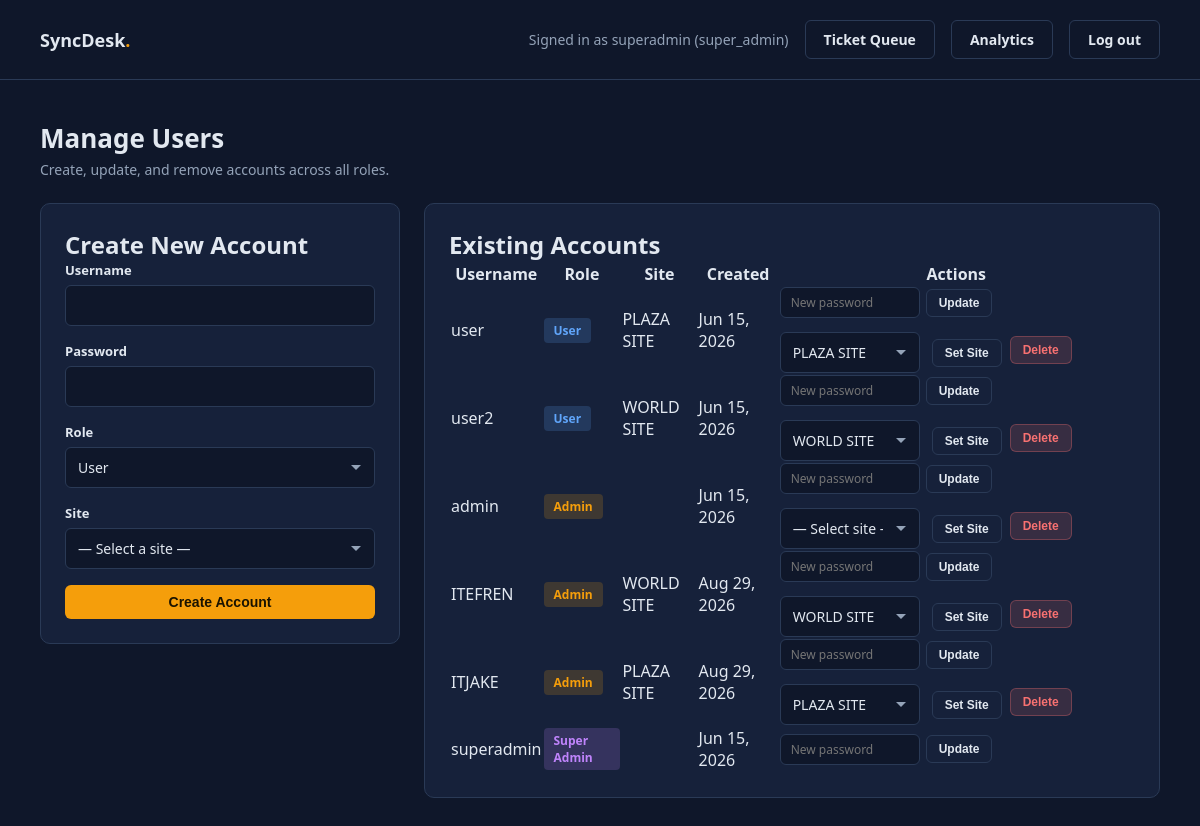
The app's page /manage_users.php (signed in) with its own data.
### tables this page shows
CREATE TABLE `users` (
  `id` int(11) NOT NULL,
  `username` varchar(50) NOT NULL,
  `password` varchar(255) NOT NULL,
  `role` enum('user','admin','super_admin') NOT NULL DEFAULT 'user',
  `site` varchar(15) NOT NULL,
  `created_at` timestamp NOT NULL DEFAULT current_timestamp()
);

### site_config.php (called while the page is built, shortened)
<?php
$SITE_CAMPAIGNS = [
    'TRIUMPH SITE' => [
        'BPI AIA',
    ],
    'PLAZA SITE' => [
        'AC Mobility',
        'BDO',
        'CBC',
        'GAOC',
        'Medicard',
    ],
    'MORATO SITE' => [
        'BDO CCC',
        'CBC CCC',
    ],
    'WORLD SITE' => [
        'AIA',
        'BPI',
        'Metrobank',
    ],
];
$SITE_OPTIONS = array_keys($SITE_CAMPAIGNS);

### manage_users.php (the view, shortened to what this page needs)
<?php
require 'site_config.php';
$currentRole = $_SESSION['role'];
$isSuperAdmin = $currentRole === 'super_admin';
$manageableRoles = $isSuperAdmin ? ['user', 'admin', 'super_admin'] : ['user'];
$conn = getDBConnection();
if ($isSuperAdmin) {
    $usersResult = $conn->query("SELECT id, username, role, site, created_at FROM users ORDER BY role, username");
} else {
    $usersResult = $conn->query("SELECT id, username, role, site, created_at FROM users WHERE role = 'user' ORDER BY username");
}
function roleBadge($role) {
    $map = [
        'user' => 'badge-user',
        'admin' => 'badge-admin',
        'super_admin' => 'badge-super',
    ];
    $labels = [
        'user' => 'User',
        'admin' => 'Admin',
        'super_admin' => 'Super Admin',
    ];
    $class = $map[$role] ?? 'badge-user';
    return '<span class="badge ' . $class . '">' . htmlspecialchars($labels[$role] ?? $role) . '</span>';
}
?>
<!DOCTYPE html>
<html lang="en">
<head>
    <link rel="stylesheet" href="assets/css/base.css">
    <link rel="stylesheet" href="responsive.css">
</head>
<body>
    <header>
        <a href="index.php" class="logo">SyncDesk<span>.</span></a>
        <nav>
            <span>Signed in as <?php echo htmlspecialchars($_SESSION['username']); ?> (<?php echo htmlspecialchars($_SESSION['role']); ?>)</span>
            <a href="admin_dashboard.php" class="btn btn-ghost">Ticket Queue</a>
            <?php if ($isSuperAdmin): ?>
                <a href="super_admin_dashboard.php" class="btn btn-ghost">Analytics</a>
            <?php endif; ?>
            <a href="logout.php" class="btn btn-ghost">Log out</a>
        </nav>
    </header>
    <main>
        <div class="page-head">
            <h1>Manage Users</h1>
            <p>
                <?php if ($isSuperAdmin): ?>
                    Create, update, and remove accounts across all roles.
                <?php else: ?>
                    Create, update, and remove standard user accounts.
                <?php endif; ?>
            </p>
        </div>
        <div class="grid-2">
            <div class="card">
                <h2>Create New Account</h2>
                <form method="POST" action="">
                    <div class="form-group">
                        <label for="username">Username</label>
                        <input type="text" id="username" name="username" required>
                    </div>
                    <div class="form-group">
                        <label for="password">Password</label>
                        <input type="password" id="password" name="password" required minlength="6">
                    </div>
                    <div class="form-group">
                        <label for="role">Role</label>
                        <select id="role" name="role" required>
                            <?php foreach ($manageableRoles as $r): ?>
                                <option value="<?php echo $r; ?>">
                                    <?php
                                        $labels = ['user' => 'User', 'admin' => 'Admin', 'super_admin' => 'Super Admin'];
                                        echo $labels[$r];
                                    ?>
                                </option>
                            <?php endforeach; ?>
                        </select>
                    </div>
                    <div class="form-group">
                        <label for="site">Site</label>
                        <select id="site" name="site">
                            <option value="">— Select a site —</option>
                        </select>
                    </div>
                    <button type="submit" class="btn btn-primary" style="width: 100%;">Create Account</button>
                </form>
            </div>
            <div class="card">
                <h2>Existing Accounts</h2>
                <?php if ($usersResult->num_rows === 0): ?>
                    <div class="empty">No accounts found.</div>
                <?php else: ?>
                    <table>
                        <thead>
                            <tr>
                                <th>Username</th>
                                <th>Role</th>
                                <th>Site</th>
                                <th>Created</th>
                                <th>Actions</th>
                            </tr>
                        </thead>
                        <tbody>
                            <?php while ($u = $usersResult->fetch_assoc()): ?>
                            <tr>
                                <td><?php echo htmlspecialchars($u['username']); ?></td>
                                <td><?php echo roleBadge($u['role']); ?></td>
                                <td><?php echo htmlspecialchars($u['site'] ?? '—'); ?></td>
                                <td><?php echo htmlspecialchars(date('M d, Y', strtotime($u['created_at']))); ?></td>
                                <td>
                                    <div class="row-actions">
                                        <form method="POST" action="">
                                            <input type="password" name="new_password" placeholder="New password" minlength="6" required>
                                            <button type="submit" class="btn btn-ghost btn-sm">Update</button>
                                        </form>
                                        <?php if ($isSuperAdmin && ($u['role'] ?? 'user') !== 'super_admin'): ?>
                                        <form method="POST" action="" style="margin-top: 6px;">
                                            <select name="site" style="width: 140px; margin-right: 6px;">
                                                <option value="">— Select site —</option>
                                                <?php foreach ($SITE_OPTIONS as $siteOption): ?>
                                                    <option value="<?php echo htmlspecialchars($siteOption); ?>" <?php echo (($u['site'] ?? '') === $siteOption) ? 'selected' : ''; ?>>
                                                        <?php echo htmlspecialchars($siteOption); ?>
                                                    </option>
                                                <?php endforeach; ?>
                                            </select>
                                            <button type="submit" class="btn btn-ghost btn-sm">Set Site</button>
                                        </form>
                                        <?php endif; ?>
                                        <?php if ((int)$u['id'] !== (int)$_SESSION['user_id']): ?>
                                        <form method="POST" action="" onsubmit="return confirm('Delete user &quot;<?php echo htmlspecialchars($u['username'], ENT_QUOTES); ?>&quot;? This cannot be undone.');">
                                            <button type="submit" class="btn btn-danger btn-sm">Delete</button>
                                        </form>
                                        <?php endif; ?>
                                    </div>
                                </td>
                            </tr>
                            <?php endwhile; ?>
                        </tbody>
                    </table>
                <?php endif; ?>
            </div>
        </div>
    </main>
</body>
</html>

### assets/css/base.css (style rules this page uses)
:root { --bg: #0F172A; --bg-soft: #16213A; --accent: #F59E0B; --accent-soft: #FCD34D; --text: #E2E8F0; --text-dim: #94A3B8; --line: #2A3A56; --danger: #F87171; --success: #4ADE80; --blue: #60A5FA; --purple: #C084FC; }
* { margin: 0; padding: 0; box-sizing: border-box; }
body { font-family: 'Segoe UI', system-ui, Arial, sans-serif; background: var(--bg); color: var(--text); }
a { text-decoration: none; color: inherit; }
header { display: flex; align-items: center; justify-content: space-between; padding: 20px 40px; border-bottom: 1px solid var(--line); flex-wrap: wrap; gap: 12px; }
.logo { font-size: 18px; font-weight: 800; }
.logo span { color: var(--accent); }
nav { display: flex; align-items: center; gap: 16px; font-size: 14px; color: var(--text-dim); flex-wrap: wrap; }
.btn { display: inline-block; padding: 9px 18px; border-radius: 6px; font-size: 14px; font-weight: 600; transition: background .2s, transform .15s; border: none; cursor: pointer; }
.btn-primary { background: var(--accent); color: #1A1300; }
.btn-ghost { border: 1px solid var(--line); color: var(--text); background: transparent; }
.btn-danger { background: rgba(248, 113, 113, 0.15); color: var(--danger); border: 1px solid rgba(248, 113, 113, 0.3); }
.btn-sm { padding: 6px 12px; font-size: 12px; }
.card { background: var(--bg-soft); border: 1px solid var(--line); border-radius: 10px; padding: 24px; }
.form-group { margin-bottom: 16px; }
label { display: block; margin-bottom: 6px; font-size: 13px; font-weight: 600; }
input[type="text"], input[type="password"], input[type="datetime-local"], textarea, select { width: 100%; padding: 10px 12px; border: 1px solid var(--line); border-radius: 6px; font-size: 14px; background: var(--bg); color: var(--text); outline: none; font-family: inherit; transition: border-color .2s; }
select { appearance: none; background-repeat: no-repeat; background-position: right 12px center; padding-right: 36px; }
.badge { display: inline-block; padding: 4px 10px; border-radius: 4px; font-size: 12px; font-weight: 700; }
.badge-user { background: rgba(96, 165, 250, 0.18); color: var(--blue); }
.badge-admin { background: rgba(245, 158, 11, 0.18); color: var(--accent); }
.badge-super { background: rgba(192, 132, 252, 0.18); color: var(--purple); }
.page-head h1 { font-size: 26px; margin-bottom: 4px; }
.page-head p { color: var(--text-dim); font-size: 14px; margin-bottom: 24px; }

### responsive.css (style rules this page uses)
html, body { min-width: 0; }
body { overflow-x: hidden; }
header { min-width: 0; }
header nav { min-width: 0; }
main { width: 100%; max-width: 1200px; }
input, select, textarea, button { max-width: 100%; }
.grid-2, .detail-grid { min-width: 0; }
.card, .stat-card, .login-box, form { min-width: 0; }

### manage_users.php (style rules this page uses)
main { max-width: 1100px; margin: 0 auto; padding: 40px; }
.grid-2 { display: grid; grid-template-columns: 360px 1fr; gap: 24px; align-items: start; }
.row-actions { display: flex; gap: 8px; align-items: center; flex-wrap: wrap; }
.row-actions form { display: flex; gap: 6px; align-items: center; }
.row-actions input[type="password"] { width: 140px; padding: 6px 10px; font-size: 12px; }

### records on screen
users: username "user", role "User", site "PLAZA SITE", created_at "Jun 15, 2026"
users: username "user2", role "User", site "WORLD SITE", created_at "Jun 15, 2026"
users: username "admin", role "Admin", created_at "Jun 15, 2026"
users: username "ITEFREN", role "Admin", site "WORLD SITE", created_at "Aug 29, 2026"
users: username "ITJAKE", role "Admin", site "PLAZA SITE", created_at "Aug 29, 2026"
users: username "superadmin", role "Super Admin", created_at "Jun 15, 2026"

### other values on screen
$_SESSION['username'] "superadmin"
$_SESSION['role'] "super_admin"
form field role "User"
